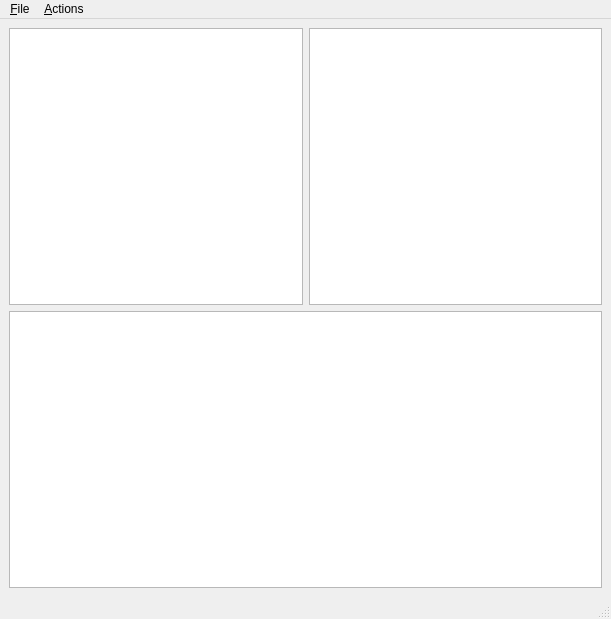
<?xml version="1.0" encoding="UTF-8"?>
<ui version="4.0">
 <class>MainWindow</class>
 <widget class="QMainWindow" name="MainWindow">
  <property name="geometry">
   <rect>
    <x>0</x>
    <y>0</y>
    <width>611</width>
    <height>619</height>
   </rect>
  </property>
  <property name="windowTitle">
   <string>Editable Tree Model</string>
  </property>
  <widget class="QWidget" name="centralwidget">
   <layout class="QGridLayout" name="gridLayout">
    <item row="0" column="1">
     <widget class="QTreeView" name="view03"/>
    </item>
    <item row="0" column="0">
     <widget class="QTreeView" name="view02"/>
    </item>
    <item row="2" column="0" colspan="2">
     <widget class="QTreeView" name="view01">
      <property name="alternatingRowColors">
       <bool>true</bool>
      </property>
      <property name="selectionBehavior">
       <enum>QAbstractItemView::SelectItems</enum>
      </property>
      <property name="horizontalScrollMode">
       <enum>QAbstractItemView::ScrollPerPixel</enum>
      </property>
      <property name="animated">
       <bool>false</bool>
      </property>
      <property name="allColumnsShowFocus">
       <bool>true</bool>
      </property>
     </widget>
    </item>
   </layout>
  </widget>
  <widget class="QMenuBar" name="menubar">
   <property name="geometry">
    <rect>
     <x>0</x>
     <y>0</y>
     <width>611</width>
     <height>22</height>
    </rect>
   </property>
   <widget class="QMenu" name="fileMenu">
    <property name="title">
     <string>&amp;File</string>
    </property>
    <addaction name="exitAction"/>
   </widget>
   <widget class="QMenu" name="actionsMenu">
    <property name="title">
     <string>&amp;Actions</string>
    </property>
    <addaction name="insertRowAction"/>
    <addaction name="insertColumnAction"/>
    <addaction name="separator"/>
    <addaction name="removeRowAction"/>
    <addaction name="removeColumnAction"/>
    <addaction name="separator"/>
    <addaction name="insertChildAction"/>
   </widget>
   <addaction name="fileMenu"/>
   <addaction name="actionsMenu"/>
  </widget>
  <widget class="QStatusBar" name="statusbar"/>
  <action name="exitAction">
   <property name="text">
    <string>E&amp;xit</string>
   </property>
   <property name="shortcut">
    <string>Ctrl+Q</string>
   </property>
  </action>
  <action name="insertRowAction">
   <property name="text">
    <string>Insert Row</string>
   </property>
   <property name="shortcut">
    <string>Ctrl+I, R</string>
   </property>
  </action>
  <action name="removeRowAction">
   <property name="text">
    <string>Remove Row</string>
   </property>
   <property name="shortcut">
    <string>Ctrl+R, R</string>
   </property>
  </action>
  <action name="insertColumnAction">
   <property name="text">
    <string>Insert Column</string>
   </property>
   <property name="shortcut">
    <string>Ctrl+I, C</string>
   </property>
  </action>
  <action name="removeColumnAction">
   <property name="text">
    <string>Remove Column</string>
   </property>
   <property name="shortcut">
    <string>Ctrl+R, C</string>
   </property>
  </action>
  <action name="insertChildAction">
   <property name="text">
    <string>Insert Child</string>
   </property>
   <property name="shortcut">
    <string>Ctrl+N</string>
   </property>
  </action>
 </widget>
 <resources/>
 <connections/>
</ui>
